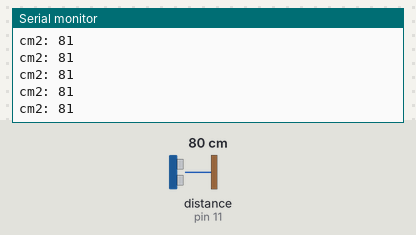
A sketch run on a simulated Arduino Uno, built with avr-gcc and run on an emulated ATmega328P. On the bench: the last lines printed to the serial monitor. Inputs (shaded band) come from the test bench; at power-on: distance to the obstacle (sensor on pin 11) 80 cm. The echo pulse lasts 58.3 µs per cm.

Above: at 1.2 s.
1.3 s: distance to the obstacle (sensor on pin 11) set to 2 cm
At 1.6 s:
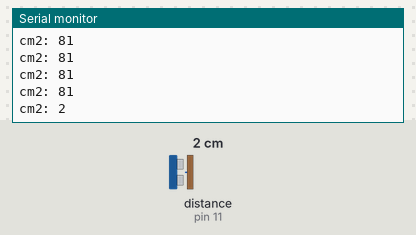
2.8 s: distance to the obstacle (sensor on pin 11) set to 4 cm
At 2.81 s:
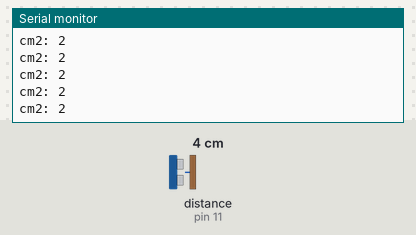
Timing chart, 0 to 5.8 s (numbered marks = the images above; inputs shaded):
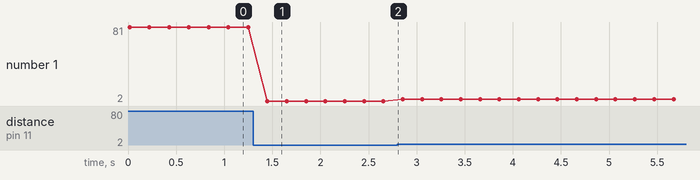

The sketch:

HC_SR04_NewPing.ino
```cpp
#include <NewPing.h>
const int TRIG_PIN = 12;
const int ECHO_PIN = 11;

NewPing sonar(TRIG_PIN, ECHO_PIN, 200);// 200表示最遠測具

void setup() {
  delay(10);
  Serial.begin(9600);
  Serial.println("Ready");
}

void loop() {
  //int duration = sonar.ping();
  //int cm = sonar.convert_cm(duration);
  int cm2 = sonar.ping_cm();
  //Serial.print("duration: ");
  //Serial.println(duration);
  //Serial.print("cm: ");
  //Serial.println(cm);
  Serial.print("cm2: ");
  Serial.println(cm2);
  delay(200);
}
```

Measured:
- after the input at 1.3 s, the serial monitor: prints a new line after 0.15 s (image 1)
- plotted number 1: 2 → 4 after the input at 2.8 s
